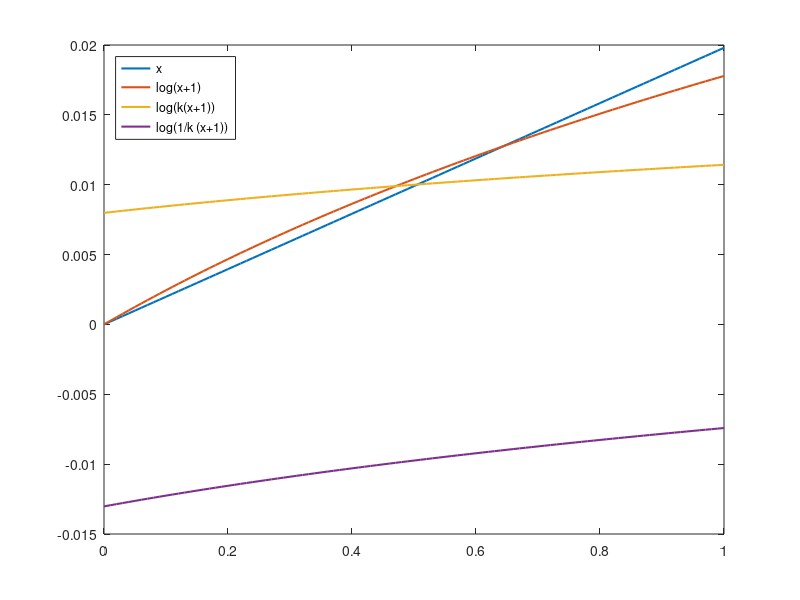

This figure's MATLAB source:
% Zornitsa Kostadinova
% Aug 2015
% 8.5.0.197613 (R2015a)
function plot_weighting_functions()
% see minim_temporal()
v = 0:0.01:1;
fig_handle = 8;
try
    close(fig_handle);
end
figure(fig_handle);

l = v / norm(v, 1);

% 'x', 'exp(x)', 'x^2', 'x^{0.5}', 'log(x+1)', '1 - 1/(x+1)', 'e - exp(1/(x+1))', 'exp(kx)', 'log(k(x+1))'
ex.f = exp(v);                                ex.l = 'exp(x)';
sq.f = v .^ 2;                                sq.l = 'x^2';
sqr.f = v .^ 0.5;                             sqr.l = 'x^{0.5}';
lg.f = log(v + 1);                            lg.l = 'log(x+1)';
recip_sub.f = 1 - 1 ./ (v + 1);               recip_sub.l = '1 - 1/(x+1)';
exr.f = exp(1) - exp(1 ./ (v + 1));           exr.l = 'e - exp(1/(x+1))';

k = 5; % TODO(zori) substitute in the string
ex_k.f = exp(k * v);                          ex_k.l = 'exp(kx)';
ex_1k.f = exp(v ./ k);                        ex_1k.l = 'exp(1/k x)';
lg_k.f = log(k * (v + 1));                    lg_k.l = 'log(k(x+1))';
lg_1k.f = log((v + 1) ./ k);                  lg_1k.l = 'log(1/k (x+1))';

% NOTE(zori) presented on meeting#18
weighting_funcs_initial = [ex, sq, sqr, lg, recip_sub, exr];

weighting_funcs_ex = [ex, ex_k, ex_1k];
weighting_funcs_lg = [lg, lg_k, lg_1k];
weighting_funcs_all = [ex, sq, sqr, lg, recip_sub, exr, ex_k, lg_k
    ];

weighting_funcs = weighting_funcs_all;

% weighting_funcs = weighting_funcs_ex;
weighting_funcs = weighting_funcs_lg;

% normalise
for wf = 1:length(weighting_funcs)
    func = weighting_funcs(wf).f;
    weighting_funcs(wf).f = func / norm(func, 1);
end

set(0, 'DefaultLineLineWidth', 1.5);
plot(v, l)
hold on;

for wf = 1:length(weighting_funcs)
    plot(v, weighting_funcs(wf).f);
end

leg = ['x' {weighting_funcs.l}];
legend(leg, 'Location', 'northwest') % 'southeast')
saveas(fig_handle, 'weighting_functions', 'png'); % or gcf instead of
end
